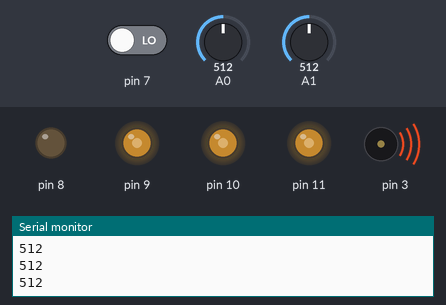
A sketch run on a simulated Arduino Uno, built with avr-gcc and run on an emulated ATmega328P. On the bench: output pins drawn as LEDs (lit = HIGH), buzzer (waves = sounding), the last lines printed to the serial monitor. Dashed ring = blinking. The test bench sets the inputs (shaded band); at power-on: A1 = 512, pin 7 LOW, A0 = 512.

Above: at 1.2 s.
1.3 s: A1 set to 0
At 2.2 s:
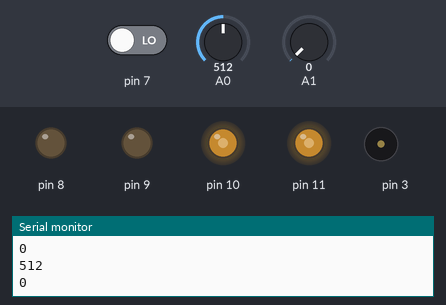
2.8 s: pin 7 driven HIGH
At 3.2 s:
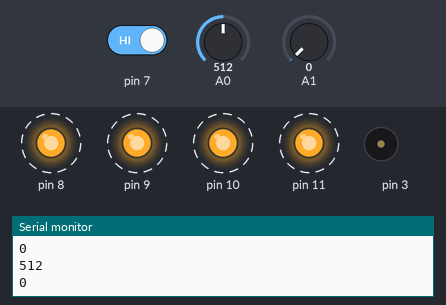
5.8 s: A0 set to 716
8.8 s: A1 set to 122
At 10.0 s:
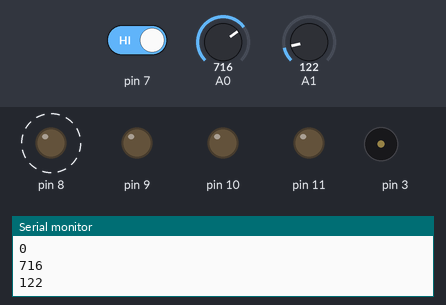
11.8 s: A0 set to 900
14.8 s: pin 7 driven LOW
At 15.88 s:
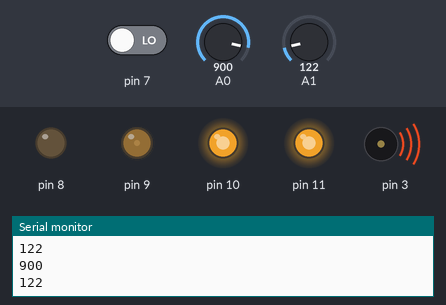
Timing chart, 0 to 17.8 s (numbered marks = the images above; inputs shaded):
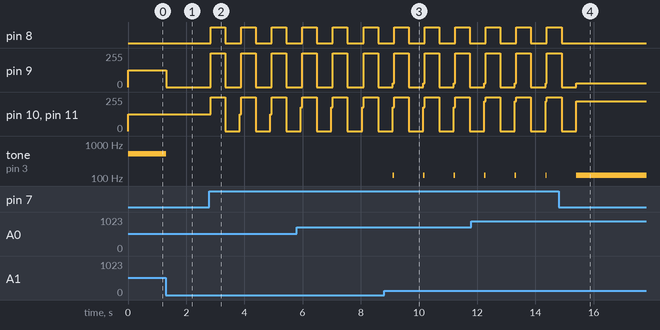

Measured:
- after the input at 1.3 s, pin 9: 127/255 → 0/255 at once; tone on pin 3: 512 Hz → silent at once
- after the input at 2.8 s, pin 8: alternates HIGH for 0.50 s and LOW for 0.55 s, starting at once; pin 9: alternates 255/255 for 0.50 s and 0/255 for 0.55 s, starting at once; pin 10, pin 11: alternates 255/255 for 0.55 s and 0/255 for 0.50 s, starting at once
- after the input at 8.8 s, tone on pin 3: alternates 122 Hz for 0.05 s and silent for 1.0 s, starting after 0.29 s
- after the input at 14.8 s, pin 8: goes on until 14.9 s, then stays LOW; pin 9: goes on until 15.4 s, then stays 30/255; pin 10, pin 11: goes on until 15.4 s, then stays 224/255; tone on pin 3: goes on until 15.4 s, then stays 122 Hz

The sketch:

202324T2_R301_L3_Potentiometer_Josephine.ino
```cpp
void setup() {
	Serial.begin(115200);
	pinMode(11,OUTPUT);
	pinMode(7,INPUT);
	pinMode(10, OUTPUT);
	pinMode(9, OUTPUT);
	pinMode(8, OUTPUT);
	pinMode(3, OUTPUT);

	//analogWrite(10, 200);

}

void loop() {
	if (digitalRead(7))
	{
		digitalWrite(11, HIGH);
		digitalWrite(10, HIGH);
		digitalWrite(9, HIGH);
		digitalWrite(8, HIGH);
		delay(500);
		digitalWrite(11, LOW);
		digitalWrite(10, LOW);
		digitalWrite(9, LOW);
		digitalWrite(8, LOW);
		delay(500);
	}
	int knob;
	knob=analogRead(A0);

	Serial.println(knob);
	int value=map(knob,0,1023,0,255);
	analogWrite(11, value);
	analogWrite(10, value);
	int knob1;
	knob1=analogRead(A1);

	Serial.println(knob1);
	int value1=map(knob1,0,1023,0,255);
	analogWrite(9, value1);
	analogWrite(8, value1);
	tone (3,knob1,50);
	delay(50);


}
```
